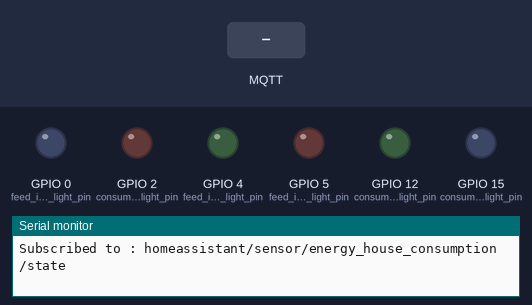
A sketch run on a simulated ESP8266 (Wemos D1 mini). Parts: output pins drawn as LEDs (lit = HIGH), the last lines printed to the serial monitor. The test bench sets the inputs (shaded band). WiFi joins after 1.5 s; servers stay silent unless stated; no MQTT or app messages arrive unless stated.

Above: at 2.7 s.
2.8 s: MQTT message "1" arrives on the first subscribed topic
At 4.0 s:
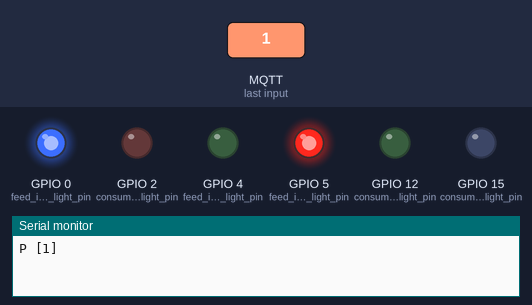
4.3 s: MQTT message "1" arrives on the second subscribed topic
At 5.0 s:
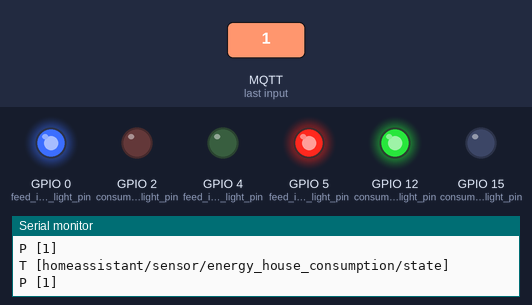
Timing chart, 0 to 7.3 s (numbered marks = the images above; inputs shaded):
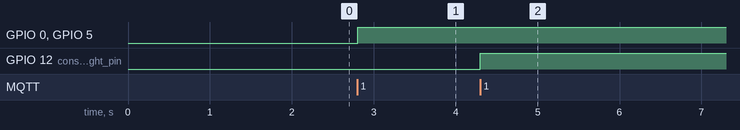

Measured:
- after the input at 2.8 s, GPIO 0 (feed_in_blue_light_pin), GPIO 5 (feed_in_red_light_pin): LOW → HIGH at once
- after the input at 4.3 s, GPIO 12 (consumption_green_light_pin): LOW → HIGH at once

The sketch:

SolarLED_ESP8266.ino
```cpp
#include <PubSubClient.h>
#include <ESP8266WiFi.h>

int feed_in_red_light_pin= 5;
int feed_in_green_light_pin = 4;
int feed_in_blue_light_pin = 0;

int consumption_red_light_pin= 2;
int consumption_green_light_pin = 12;
int consumption_blue_light_pin = 15;


const char* ssid = "Your SSID";
const char* pswd = "Your Password";
const char* mqtt_server = "Your MQTT FQDN or IP";
//const char* topic = "wemos";    // rhis is the [root topic]

//long timeBetweenMessages = 1000 * 20 * 1;

String MQTTTopic;
String MQTTPayload;
String IPAddress;
WiFiClient espClient;
PubSubClient client(espClient);
long lastMsg = 0;
int value = 0;

int status = WL_IDLE_STATUS;     // the starting Wifi radio's status

void setup_wifi() {
  delay(10);
  // We start by connecting to a WiFi network
  Serial.println();
  Serial.print("Connecting to ");
  Serial.println(ssid);
  WiFi.begin(ssid, pswd);
  while (WiFi.status() != WL_CONNECTED) {
    delay(500);
    Serial.print(".");
  }
  Serial.println("");
  Serial.println("WiFi connected");
  Serial.println("IP address: ");
  Serial.println(WiFi.localIP());
}

void callback(char* topic, byte* payload, unsigned int length) {
  MQTTTopic = String(topic);
  MQTTPayload = "";
  Serial.println("T [" + MQTTTopic +"]");
  for (int i = 0; i < length; i++) {
    MQTTPayload = String(MQTTPayload + (char)payload[i]);
  }
  Serial.println("P [" + MQTTPayload + "]");

}


String macToStr(const uint8_t* mac)
{
  String result;
  for (int i = 0; i < 6; ++i) {
    result += String(mac[i], 16);
    if (i < 5)
      result += ':';
  }
  return result;
}

String composeClientID() {
  uint8_t mac[6];
  WiFi.macAddress(mac);
  String clientId;
  clientId += "esp-";
  clientId += macToStr(mac);
  return clientId;
}

void reconnect() {
  // Loop until we're reconnected
  while (!client.connected()) {
    Serial.print("Attempting MQTT connection...");

    String clientId = composeClientID() ;
    clientId += "-";
    clientId += String(micros() & 0xff, 16); // to randomise. sort of

    // Attempt to connect
    if (client.connect(clientId.c_str())) {
      Serial.println("connected");
      // Once connected, publish an announcement...
      client.publish("stat/WemosD1-Study/IpAddress","10.0.0.40");
      //Subscribe
      client.subscribe("homeassistant/sensor/metering_active_power_feed_l1/state");
      Serial.println("");
      Serial.print("Subscribed to : homeassistant/sensor/metering_active_power_feed_l1/state ");
      client.subscribe("homeassistant/sensor/energy_house_consumption/state");
      Serial.println("");
      Serial.print("Subscribed to : homeassistant/sensor/energy_house_consumption/state ");
    } else {
      Serial.print("failed, rc=");
      Serial.print(client.state());
      Serial.print(" wifi=");
      Serial.print(WiFi.status());
      Serial.println(" try again in 5 seconds");
      // Wait 5 seconds before retrying
      delay(5000);
    }
  }
}

void setup() {
  Serial.begin(9600);
  setup_wifi();
  client.setServer(mqtt_server, 1883);
  client.setCallback(callback);

  pinMode(feed_in_red_light_pin, OUTPUT);
  pinMode(feed_in_green_light_pin, OUTPUT);
  pinMode(feed_in_blue_light_pin, OUTPUT);
}

void loop() {
  // confirm still connected to mqtt server
  if (!client.connected()) {
    reconnect();
  }
  client.loop();
  if (MQTTTopic == "homeassistant/sensor/metering_active_power_feed_l1/state") {

    if (MQTTPayload.toInt() == 0)  {
      feed_in_RGB_color(255, 0, 0); // Red
    // Serial.println("Changing to red");
    }
      else if (MQTTPayload.toInt() > 0 && MQTTPayload.toInt() < 251) {
      feed_in_RGB_color(255, 0, 255); // Magenta = Error
      //  Serial.println("Changing to magenta");

    }
    else if (MQTTPayload.toInt() > 250 && MQTTPayload.toInt() < 501) {
      feed_in_RGB_color(0, 0, 255); // Blue
      //  Serial.println("Changing to blue");

    }
    else if (MQTTPayload.toInt() > 500 && MQTTPayload.toInt() < 1001) {
      feed_in_RGB_color(0, 255, 255); // Cyan
      //  Serial.println("Changing to cyan");
    }
    else if (MQTTPayload.toInt() > 1000 && MQTTPayload.toInt() <= 2500) {

        feed_in_RGB_color(255, 255, 0); // Yellow
    // Serial.println("Changing to yellow");
    }
    else if (MQTTPayload.toInt() > 2500) {
        feed_in_RGB_color(0, 255, 0); // Green
      //  Serial.println("Changing to green");
      }
  }

// House Consumtpion
   if (MQTTTopic == "homeassistant/sensor/energy_house_consumption/state") {

    if (MQTTPayload.toInt() > 0 && MQTTPayload.toInt() < 401) {
      consumption_RGB_color(0, 255, 0); // Green


    }
    else if (MQTTPayload.toInt() > 400 && MQTTPayload.toInt() < 501) {
      // Serial.println("Changing to yellow");
        consumption_RGB_color(255, 255, 0); // Yellow

    }
      else if (MQTTPayload.toInt() > 500 && MQTTPayload.toInt() < 1001) {
              consumption_RGB_color(0, 255, 255); // Cyan
        //  Serial.println("Changing to cyan");


    }
    else if (MQTTPayload.toInt() > 1000 && MQTTPayload.toInt() <= 2001) {
            consumption_RGB_color(0, 0, 255); // Blue
      //  Serial.println("Changing to blue");


    }
    else if (MQTTPayload.toInt() > 2000 && MQTTPayload.toInt() <= 3001) {
               consumption_RGB_color(255, 0, 255); // Magenta
    }
    else if (MQTTPayload.toInt() > 3000) {
      // Serial.println("Changing to red");

        consumption_RGB_color(255, 0, 0); // Red
      //  Serial.println("Changing to red");
      }
  }

}


void feed_in_RGB_color(int red_light_value, int green_light_value, int blue_light_value)
 {
  analogWrite(feed_in_red_light_pin, red_light_value);
  analogWrite(feed_in_green_light_pin, green_light_value);
  analogWrite(feed_in_blue_light_pin, blue_light_value);
 }


 void consumption_RGB_color(int red_light_value, int green_light_value, int blue_light_value)
 {
  analogWrite(consumption_red_light_pin, red_light_value);
  analogWrite(consumption_green_light_pin, green_light_value);
  analogWrite(consumption_blue_light_pin, blue_light_value);
 }
```
